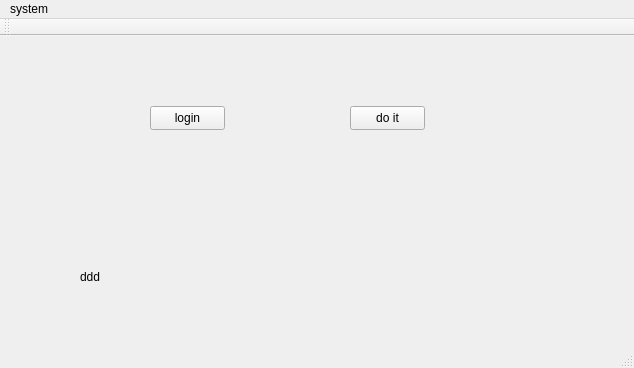
<?xml version="1.0" encoding="UTF-8"?>
<ui version="4.0">
 <class>loginmain</class>
 <widget class="QMainWindow" name="loginmain">
  <property name="geometry">
   <rect>
    <x>0</x>
    <y>0</y>
    <width>634</width>
    <height>368</height>
   </rect>
  </property>
  <property name="windowTitle">
   <string>system</string>
  </property>
  <widget class="QWidget" name="centralWidget">
   <widget class="QPushButton" name="mainloginbut">
    <property name="geometry">
     <rect>
      <x>150</x>
      <y>70</y>
      <width>75</width>
      <height>24</height>
     </rect>
    </property>
    <property name="text">
     <string>login</string>
    </property>
   </widget>
   <widget class="QLabel" name="label">
    <property name="geometry">
     <rect>
      <x>80</x>
      <y>180</y>
      <width>441</width>
      <height>121</height>
     </rect>
    </property>
    <property name="text">
     <string>ddd</string>
    </property>
   </widget>
   <widget class="QPushButton" name="mainquotabut">
    <property name="geometry">
     <rect>
      <x>350</x>
      <y>70</y>
      <width>75</width>
      <height>24</height>
     </rect>
    </property>
    <property name="text">
     <string>do it</string>
    </property>
   </widget>
  </widget>
  <widget class="QMenuBar" name="menuBar">
   <property name="geometry">
    <rect>
     <x>0</x>
     <y>0</y>
     <width>634</width>
     <height>22</height>
    </rect>
   </property>
   <widget class="QMenu" name="menusystem">
    <property name="title">
     <string>system</string>
    </property>
   </widget>
   <addaction name="menusystem"/>
  </widget>
  <widget class="QToolBar" name="mainToolBar">
   <attribute name="toolBarArea">
    <enum>TopToolBarArea</enum>
   </attribute>
   <attribute name="toolBarBreak">
    <bool>false</bool>
   </attribute>
  </widget>
  <widget class="QStatusBar" name="statusBar"/>
 </widget>
 <layoutdefault spacing="6" margin="11"/>
 <resources/>
 <connections/>
</ui>
